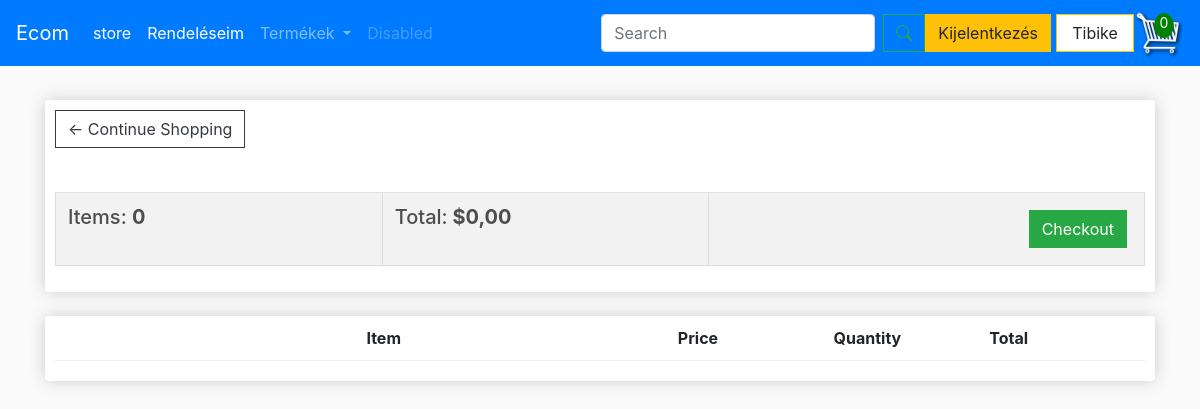
/cart/ (signed in), run on an earlier commit of the app's database.
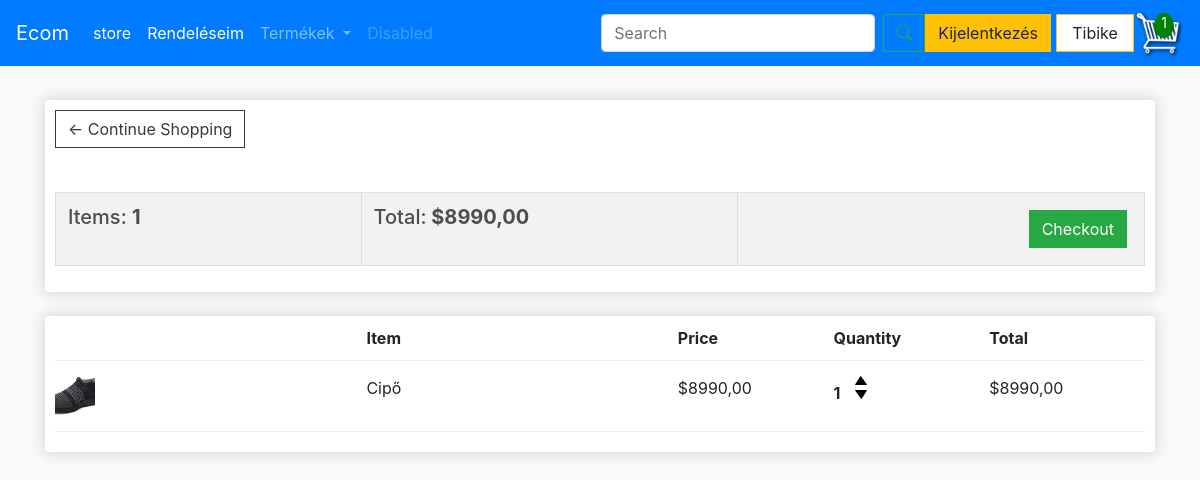
And on a later commit of the database.
### store/models.py (models this page shows, shortened)
class Order(models.Model):
    customer = models.ForeignKey(Customer, on_delete=models.SET_NULL, null=True, blank=True)
    date_order = models.DateTimeField(auto_now_add=True)
    complete = models.BooleanField(default=False)
    transaction_id = models.CharField(max_length=100, null=True)
    @property
    def get_cart_total(self):
        orderitems = self.orderitem_set.all()
        total = sum([item.get_total for item in orderitems])
        return total
    @property
    def get_cart_items(self):
        orderitems = self.orderitem_set.all()
        total = sum([item.quantity for item in orderitems])
        return total

class OrderItem(models.Model):
    product = models.ForeignKey(Product, on_delete=models.SET_NULL, null=True)
    order = models.ForeignKey(Order, on_delete=models.SET_NULL, null=True)
    quantity = models.IntegerField(default=0, null=True, blank=True)
    date_added = models.DateTimeField(auto_now_add=True)
    @property
    def get_total(self):
        if self.product and self.product.price is not None:
            return self.product.price * self.quantity
        return 0  # Visszatér 0, ha a termék nincs vagy a price null

class Product(models.Model):
    CATEGORY_CHOICES = [
        ('option1', 'FÁBÓL KÉSZÜLT'),
        ('option2', 'KÖTÖTT-HORGOLT'),
        ('option3', 'PÖTTYÖSCICA'),
        ('option4', 'TEXTIL'),
    ]
    name = models.CharField(max_length=200)
    price = models.FloatField()
    image = models.ImageField(null=True, blank=True)
    description = models.TextField(blank=True)  # Új mező a leíráshoz
    category = models.CharField(max_length=10, choices=CATEGORY_CHOICES, default='option1')  # Legördülő menü mező
    @property
    def imageURL(self):
        try:
            url = self.image.url
        except:
            url = ''
        return url

### store/views.py (the view)
# urls.py: path('cart/', views.cart, name="cart"),
def cart(request):
    data = cartData(request)
    context = {'items': data['items'], 'order': data['order'], 'cartItems': data['cartItems']}
    return render(request, 'store/cart.html', context)

### store/views.py (called while the page is built)
def cartData(request):
    if request.user.is_authenticated:
        customer = request.user.customer
        order, created = Order.objects.get_or_create(customer=customer, complete=False)
        items = order.orderitem_set.all()
        cartItems = order.get_cart_items
    else:
        cartItems = 0
        items = []
        order = {'get_cart_total': 0, 'get_cart_items': 0}  # Üres kosár nem bejelentkezett felhasználóknál
    return {'cartItems': cartItems, 'order': order, 'items': items}

### store/templates/store/cart.html (shortened to what this page needs)
{% extends 'store/main.html' %}
{% load static %}
{% block content %}
	<div class="row">
		<div class="col-lg-12">
			<div class="box-element">
				<a  class="btn btn-outline-dark" href="{% url 'store' %}">&#x2190; Continue Shopping</a>
				<br>
				<br>
				<table class="table">
					<tr>
						<th><h5>Items: <strong>{{order.get_cart_items}}</strong></h5></th>
						<th><h5>Total:<strong> ${{order.get_cart_total|floatformat:2}}</strong></h5></th>
						<th>
							<a  style="float:right; margin:5px;" class="btn btn-success" href="{% url 'checkout' %}">Checkout</a>
						</th>
					</tr>
				</table>
			</div>
			<br>
			<div class="box-element">
				<div class="cart-row">
					<div style="flex:2"><strong>Item</strong></div>
					<div style="flex:1"><strong>Price</strong></div>
					<div style="flex:1"><strong>Quantity</strong></div>
					<div style="flex:1"><strong>Total</strong></div>
				</div>
				{% for item in items %}
				<div class="cart-row">
					<div style="flex:2"><img class="row-image" src="{{item.product.imageURL}}"></div>
					<div style="flex:2"><p>{{item.product.name}}</p></div>
					<div style="flex:1"><p>${{item.product.price|floatformat:2}}</p></div>
					<div style="flex:1">
						<p class="quantity">{{item.quantity}}</p>
						<div class="quantity">
							<img data-product="{{item.product.id}}" data-action="add" class="chg-quantity update-cart" src="{% static  'images/arrow-up.png' %}">
							<img data-product="{{item.product.id}}" data-action="remove" class="chg-quantity update-cart" src="{% static  'images/arrow-down.png' %}">
						</div>
					</div>
					<div style="flex:1"><p>${{item.get_total|floatformat:2}}</p></div>
				</div>
				{% endfor %}
			</div>
		</div>
	</div>
{% endblock content %}

### store/templates/store/main.html (shortened to what this page needs)
<!DOCTYPE html>
{% load static %}
<html lang="hu">
<head>
    <link href="https://cdnjs.cloudflare.com/ajax/libs/bootstrap-icons/1.10.0/font/bootstrap-icons.min.css" rel="stylesheet">
    <link rel="stylesheet" href="https://cdnjs.cloudflare.com/ajax/libs/font-awesome/6.0.0-beta3/css/all.min.css">
    <link rel="stylesheet" href="https://stackpath.bootstrapcdn.com/bootstrap/4.4.1/css/bootstrap.min.css">
    <link rel="stylesheet" type="text/css" href="{% static 'css/main.css' %}">
</head>
<body>
<nav class="navbar navbar-expand-lg navbar-dark bg-primary">
    <a class="navbar-brand" href="#">Ecom</a>
    <div class="collapse navbar-collapse" id="navbarSupportedContent">
        <ul class="navbar-nav mr-auto">
            <li class="nav-item active">
                <a class="nav-link" href="{% url 'store' %}">store </a>
            </li>
            <li class="nav-item active">
                <a class="nav-link" href="{% url 'order_list' %}">Rendeléseim</a>
            </li>
            <li class="nav-item dropdown">
                <a class="nav-link dropdown-toggle" href="#" id="navbarDropdown" role="button" data-toggle="dropdown" aria-haspopup="true" aria-expanded="false">
                  Termékek
                </a>
              </li>
            <li class="nav-item">
                <a class="nav-link disabled" href="#">Disabled</a>
            </li>
        </ul>
        <form class="d-flex align-items-center my-2 my-lg-0" method="GET" action="{% url 'search' %}">
            <input class="form-control mr-2" type="search" name="q" placeholder="Search" aria-label="Search">
            <button class="btn btn-outline-success" type="submit"><i class="bi bi-search" ></i></button>
        </form>
        <div class="form-inline my-2 my-lg-0">
            <div class="user-status" style="display: flex; align-items: center;">
                {% if user.is_authenticated %}
                    <form id="logout-form" method="POST" action="{% url 'logout' %}">
                        <button class="btn btn-warning">Kijelentkezés</button>
                    </form>
                    <p class="user">{{ user.username }}</p>
                {% else %}
                    <a href="{% url 'login' %}" class="btn btn-warning">Bejelentkezés</a>
                {% endif %}
            </div>
            {% if user.is_authenticated %}
            <div class="cart-container">
                <a href="{% url 'cart' %}" id="cart-icon-link">
                    <span id="cart-total">{{ cartItems }}</span>
                </a>
            </div>
            {% endif %}
        </div>
    </div>
</nav>
<div class="container">
    <br>
    {% block content %}
    {% endblock content %}
</div>
</body>
</html>

### static/css/main.css (style rules this page uses)
body { background-color: hsl(0, 0%, 98%); }
h1,h2,h3,h4,h5,h6 { color:hsl(0, 0%, 30%); }
.box-element { box-shadow:hsl(0, 0%, 80%) 0 0 16px; background-color: #fff; border-radius: 4px; padding: 10px; }
.cart-container { position: relative; display: inline-block; }
#cart-total { position: absolute; top: 5px; left: 20px; background-color: green; color: white; width: 20px; height: 25px; border-radius: 50%; text-align: center; line-height: 20px; font-size: 14px; font-weight: normal; }
.col-lg-4, .col-lg-6, .col-lg-8, .col-lg-12 { margin-top: 10px; }
.btn { border-radius: 0; }
.row-image { max-width: 40px; }
.cart-row { display: flex; align-items: flex-stretch; padding-bottom: 10px; margin-bottom: 10px; border-bottom: 1px solid #ececec; }
.quantity { display: inline-block; font-weight: 700; padding-right:10px; }
.chg-quantity { width: 12px; cursor: pointer; display: block; margin-top: 5px; transition:.1s; }
.user { display: inline-block; padding: 0.375rem 0.95rem; font-size: 1rem; font-weight: 400; color: #212529; background-color: #fff; border: 1px solid #ffc107; border-radius: 0px; transition: background-color 0.15s ease-in-out, border-color 0.15s ease-in-out; white-space: nowrap; overflow: hidden; text-overflow: ellipsis; margin: 5px 0px 5px 5px; }
table { width: 100%; border-collapse: collapse; margin-top: 20px; }
th, td { border: 1px solid #ddd; padding: 10px; text-align: left; width: 100px; height: auto; }
th { background-color: #f2f2f2; font-weight: bold; }
.cart-row { display: flex; align-items: center; margin-bottom: 10px; }
.row-image { width: 50px; height: 50px; object-fit: cover; }

What changed in the data, as far as the page shows it:
no longer on this page (row edited): Order: get_cart_items "0", get_cart_total "0,00"
added Order: get_cart_items "1", get_cart_total "8990,00"
added OrderItem: product.imageURL (picture), product.name "Cipő", product.price "8990,00", quantity "1", get_total "8990,00"
Also different on the page:
{{ cartItems }}: "0" → "1"
